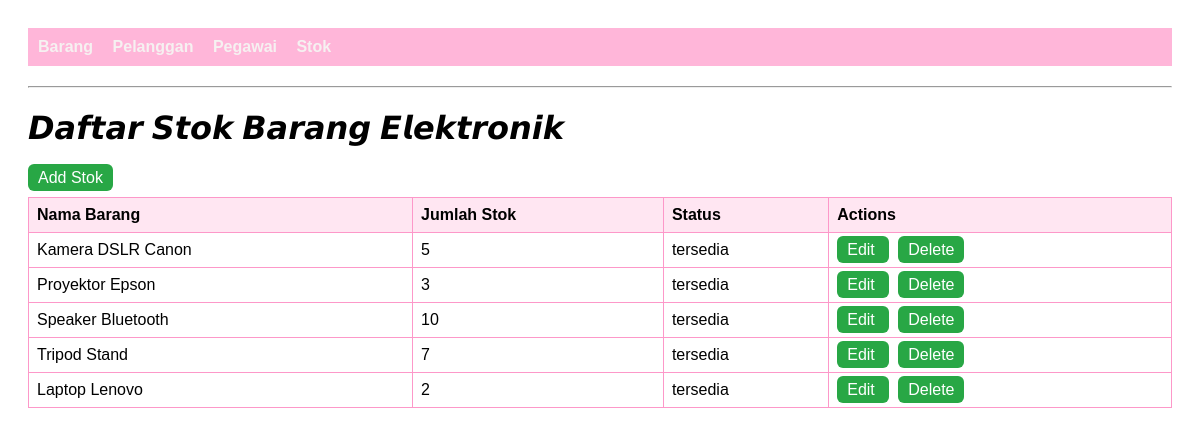
Screenshot of /index.php?entity=stok with the database file from the repository.
### tables this page shows
CREATE TABLE IF NOT EXISTS stok (
  id_stok INT(11) NOT NULL AUTO_INCREMENT,
  id_barang INT(11) NOT NULL,
  jumlah_stok INT(11) NOT NULL,
  status ENUM('tersedia', 'tidak tersedia') DEFAULT 'tersedia',
  PRIMARY KEY (id_stok),
  KEY fk_stok_barang (id_barang),
  CONSTRAINT fk_stok_barang FOREIGN KEY (id_barang) REFERENCES barang (id_barang) ON DELETE CASCADE
);

CREATE TABLE IF NOT EXISTS barang (
  id_barang INT(11) NOT NULL AUTO_INCREMENT,
  nama_barang VARCHAR(100) NOT NULL,
  harga_sewa DECIMAL(10,2) NOT NULL,
  PRIMARY KEY (id_barang)
);

### models/Stok.php (called while the page is built, shortened)
<?php
require_once "config/Database.php";
class Stok
{
    private $conn;
    public function __construct()
    {
        $database = new Database();
        $this->conn = $database->getConnection();
    }
   public function getAll()
{
    $query = "
        SELECT stok.*, barang.nama_barang
        FROM stok
        INNER JOIN barang ON stok.id_barang = barang.id_barang
    ";
    $stmt = $this->conn->prepare($query);
    $stmt->execute();
    return $stmt->fetchAll(PDO::FETCH_ASSOC);
}
}

### config/Database.php (called while the page is built, shortened)
<?php
class Database
{
    private $host = "localhost";
    private $database = "pinjam_barang";
    private $username = "root";
    private $password = "";
    public function getConnection()
    {
        $this->conn = null;
        try {
            $this->conn = new PDO("mysql:host=" . $this->host . ";dbname=" . $this->database, $this->username, $this->password);
            $this->conn->setAttribute(PDO::ATTR_ERRMODE, PDO::ERRMODE_EXCEPTION);
        } catch (PDOException $exception) {
            echo "Connection error: " . $exception->getMessage();
        }
        return $this->conn;
    }
}

### viewmodels/StokViewModel.php (called while the page is built, shortened)
<?php
require_once 'models/Stok.php';
class StokViewModel
{
    private $stok;
    public function __construct()
    {
        $this->stok = new Stok();
    }
    public function getStokList()
    {
        return $this->stok->getAll();
    }
}

### view/stok_list.php (the view)
<?php
require_once 'view/template/header.php';
?>
<h1 class="mt-4">𝘿𝙖𝙛𝙩𝙖𝙧 𝙎𝙩𝙤𝙠 𝘽𝙖𝙧𝙖𝙣𝙜 𝙀𝙡𝙚𝙠𝙩𝙧𝙤𝙣𝙞𝙠</h1>
<a href="index.php?entity=stok&action=add" class="btn btn-success mb-3">
    Add Stok
</a>
<table class="w-full border">
    <tr>
        <th>Nama Barang</th>
        <th>Jumlah Stok</th>
        <th>Status</th>
        <th>Actions</th>
    </tr>
    <?php foreach ($stokList as $stok): ?>
        <tr>
            <td class="border px-4 py-2">
                <?= htmlspecialchars($stok['nama_barang']); ?>
            </td>
            <td class="border px-4 py-2">
                <?= htmlspecialchars($stok['jumlah_stok']); ?>
            </td>
            <td class="border px-4 py-2">
                <?= htmlspecialchars($stok['status']); ?>
            </td>
            <td class="border px-4 py-2">
                <a class="btn btn-success"
                href="index.php?entity=stok&action=edit&id=<?php echo $stok['id_stok']; ?>">
                Edit
                </a>
                <a class="btn btn-success"
                href="index.php?entity=stok&action=delete&id=<?php echo $stok['id_stok']; ?>"
                onclick="return confirm('Yakin hapus?');">
                Delete
                </a>
            </td>
        </tr>
    <?php endforeach; ?>
</table>
<?php
require_once 'view/template/footer.php';
?>

### view/template/header.php (style rules this page uses)
body { font-family: sans-serif; padding: 20px; }
table { border-collapse: collapse; width: 100%; margin-top: 10px; }
th, td { border: 1px solid #fd98c9ff;; padding: 8px; text-align: left; }
th { background-color: #ffe6f2; }
.btn { padding: 5px 10px; text-decoration: none; background: #ffe6f2; color: white; border-radius: 6px; margin-right: 9px; }
.btn-success { background: #28a745; color: white; }

### rows the page displays
stok: id_barang.nama_barang "Kamera DSLR Canon", jumlah_stok "5", status "tersedia"
stok: id_barang.nama_barang "Proyektor Epson", jumlah_stok "3", status "tersedia"
stok: id_barang.nama_barang "Speaker Bluetooth", jumlah_stok "10", status "tersedia"
stok: id_barang.nama_barang "Tripod Stand", jumlah_stok "7", status "tersedia"
stok: id_barang.nama_barang "Laptop Lenovo", jumlah_stok "2", status "tersedia"
